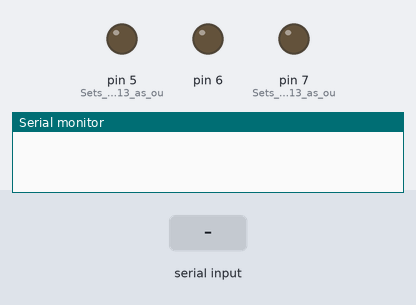
The sketch below on a simulated Arduino Uno, built with avr-gcc and run on an emulated ATmega328P. Parts: output pins drawn as LEDs (lit = HIGH), the last lines printed to the serial monitor. The test bench sets the inputs (shaded band).

Above: at 1.2 s.
1.3 s: "1" received over Serial
At 2.2 s:
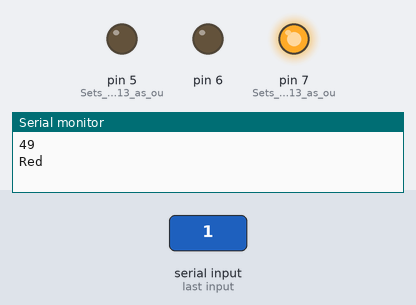
3.9 s: "2" received over Serial
At 4.8 s:
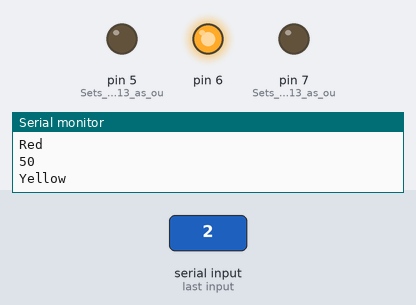
6.5 s: "3" received over Serial
At 7.4 s:
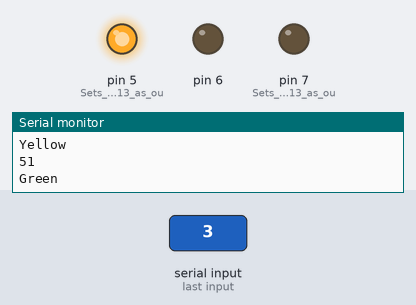
Timing chart, 0 to 9.5 s (numbered marks = the images above; inputs shaded):
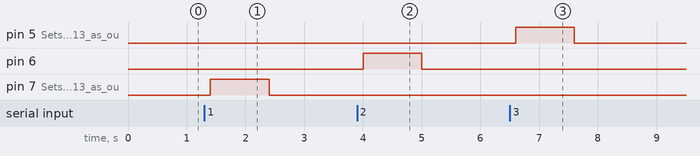

Measured:
- after the input at 1.3 s, pin 7 (Sets_digital_pin_13_as_ou): LOW → HIGH after 0.10 s, → LOW 1.0 s later
- after the input at 3.9 s, pin 6: LOW → HIGH after 0.10 s, → LOW 1.0 s later
- after the input at 6.5 s, pin 5 (Sets_digital_pin_13_as_ou): LOW → HIGH after 0.10 s, → LOW 1.0 s later

The sketch:

LEDTest.ino
```cpp
int data = 0;                //Variable for storing received data
void setup()
{
  Serial.begin(9600);         //Sets the data rate in bits per second (baud) for serial data transmission (Bluetooth transmission at a baud rate of 9600
   pinMode(7, OUTPUT);        //Sets digital pin 13 as output pin
   pinMode(6, OUTPUT);
   pinMode(5, OUTPUT);        //Sets digital pin 13 as output pin
  // Serial.begin(9600);
}


void loop()
{
  if(Serial.available() > 0)  // Send data only when you receive data:
  {
              data = Serial.read();      //Read the incoming data and store it into variable data
              Serial.println(data);        //Print Value inside data in Serial monitor
              //Serial.print("New data\n");        //New line
              //Serial.write(data);
              delay (100);
              if(data == '1')
              {          //Checks whether value of data is equal to 1
                digitalWrite(7, HIGH);

                Serial.println("Red");
                  delay (1000);
                digitalWrite(7, LOW);
              }

             else if(data == '2')
              {
                digitalWrite(6, HIGH);
                Serial.println("Yellow");
              delay (1000);
              digitalWrite(6, LOW);
              }

              else if(data == '3')
              {
              digitalWrite(5, HIGH);
               Serial.println("Green");
              delay (1000);
              digitalWrite(5, LOW);
              }

              else
               {
                digitalWrite(7, LOW);
                digitalWrite(6, LOW);
                digitalWrite(5, LOW);

               }


  }

}//Loop
```
